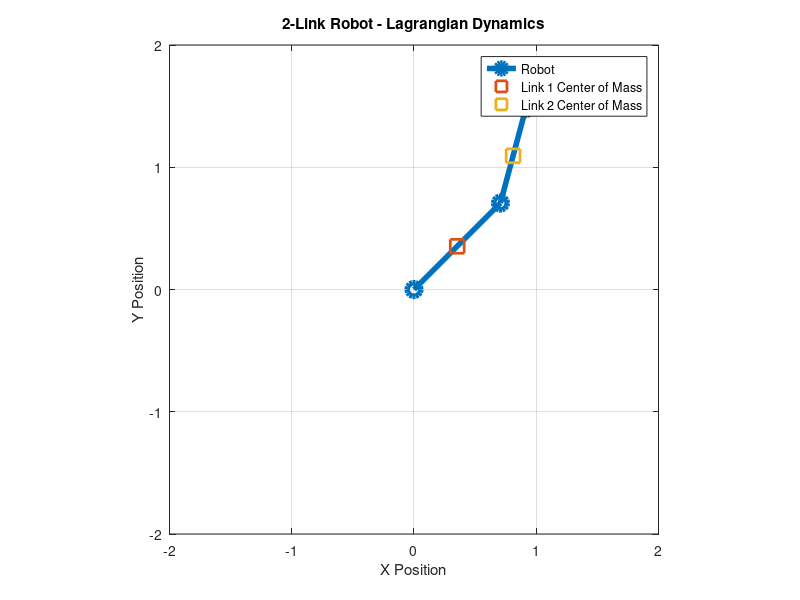

Source code (MATLAB):
% =====================================
% 2-LINK ROBOT LAGRANGIAN ANALYSIS
% L = T - V
% =====================================

% =====================================
% ROBOT PARAMETERS
% =====================================

% Link lengths
l1 = 1;
l2 = 0.8;

% Link masses
m1 = 2;
m2 = 1.5;

% Center of mass distances
lc1 = l1 / 2;
lc2 = l2 / 2;

% Moment of inertia of links
I1 = (1/12) * m1 * l1^2;
I2 = (1/12) * m2 * l2^2;

% Gravity
g = 9.81;

% =====================================
% JOINT ANGLES
% =====================================

theta1 = 45 * pi / 180;
theta2 = 30 * pi / 180;

% Joint velocities
theta1_dot = 0.5;
theta2_dot = 0.3;

% =====================================
% CENTER OF MASS POSITION
% =====================================

% Link 1 Center of Mass
x_c1 = lc1 * cos(theta1);
y_c1 = lc1 * sin(theta1);

% Link 2 Center of Mass
x_c2 = l1*cos(theta1) + ...
       lc2*cos(theta1 + theta2);

y_c2 = l1*sin(theta1) + ...
       lc2*sin(theta1 + theta2);

% =====================================
% CENTER OF MASS VELOCITIES
% =====================================

% Link 1 velocity
vx_c1 = -lc1*sin(theta1) * theta1_dot;

vy_c1 = lc1*cos(theta1) * theta1_dot;


% Link 2 velocity
vx_c2 = -l1*sin(theta1)*theta1_dot ...
        -lc2*sin(theta1 + theta2) ...
        *(theta1_dot + theta2_dot);

vy_c2 = l1*cos(theta1)*theta1_dot ...
        +lc2*cos(theta1 + theta2) ...
        *(theta1_dot + theta2_dot);

% =====================================
% KINETIC ENERGY
% =====================================

% Translational kinetic energy
T1_trans = 0.5 * m1 * ...
    (vx_c1^2 + vy_c1^2);

T2_trans = 0.5 * m2 * ...
    (vx_c2^2 + vy_c2^2);

% Rotational kinetic energy
T1_rot = 0.5 * I1 * theta1_dot^2;

T2_rot = 0.5 * I2 * ...
    (theta1_dot + theta2_dot)^2;

% Total Kinetic Energy
T = T1_trans + T1_rot + ...
    T2_trans + T2_rot;

% =====================================
% POTENTIAL ENERGY
% =====================================

V1 = m1 * g * y_c1;

V2 = m2 * g * y_c2;

V = V1 + V2;

% =====================================
% LAGRANGIAN
% =====================================

L = T - V;

% =====================================
% DISPLAY RESULTS
% =====================================

disp('================================');
disp('LAGRANGIAN DYNAMICS RESULTS');
disp('================================');

fprintf('\nKinetic Energy:\n');
fprintf('T = %.4f Joules\n', T);

fprintf('\nPotential Energy:\n');
fprintf('V = %.4f Joules\n', V);

fprintf('\nLagrangian:\n');
fprintf('L = T - V = %.4f\n', L);

% =====================================
% ROBOT POSITION
% =====================================

x0 = 0;
y0 = 0;

x1 = l1*cos(theta1);
y1 = l1*sin(theta1);

x2 = x1 + l2*cos(theta1 + theta2);
y2 = y1 + l2*sin(theta1 + theta2);

% =====================================
% DRAW ROBOT
% =====================================

figure;

% Draw links
plot([x0 x1 x2], ...
     [y0 y1 y2], ...
     '-o', ...
     'LineWidth', 4, ...
     'MarkerSize', 10);

hold on;

% Draw Center of Mass Link 1
plot(x_c1, y_c1, 's', ...
    'MarkerSize', 10, ...
    'LineWidth', 2);

% Draw Center of Mass Link 2
plot(x_c2, y_c2, 's', ...
    'MarkerSize', 10, ...
    'LineWidth', 2);

grid on;
axis equal;

xlim([-2 2]);
ylim([-2 2]);

xlabel('X Position');
ylabel('Y Position');

title('2-Link Robot - Lagrangian Dynamics');

legend('Robot', ...
       'Link 1 Center of Mass', ...
       'Link 2 Center of Mass');

hold off;
